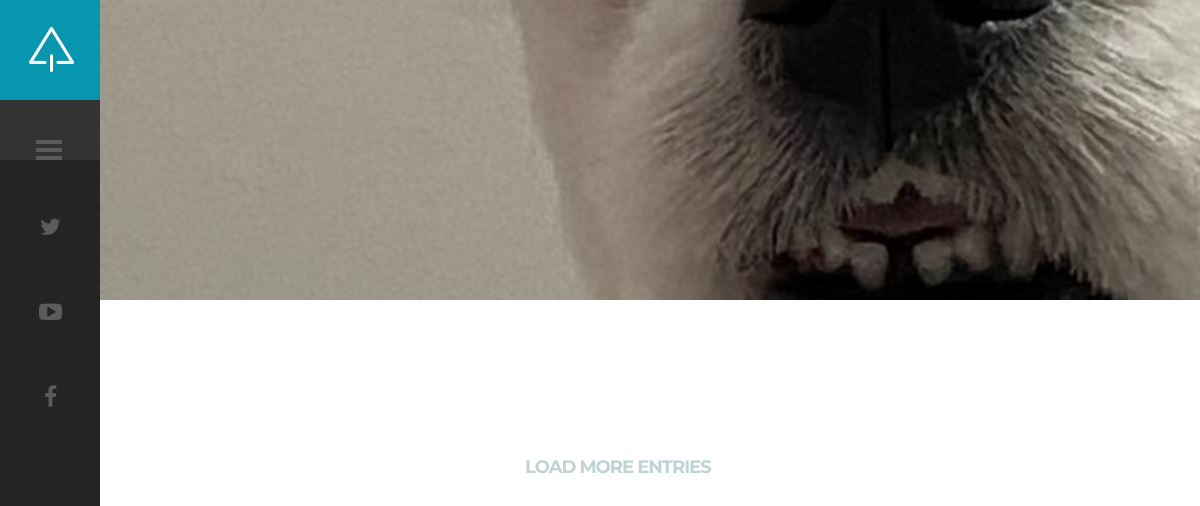
/blog/, run on an earlier commit of the app's database.
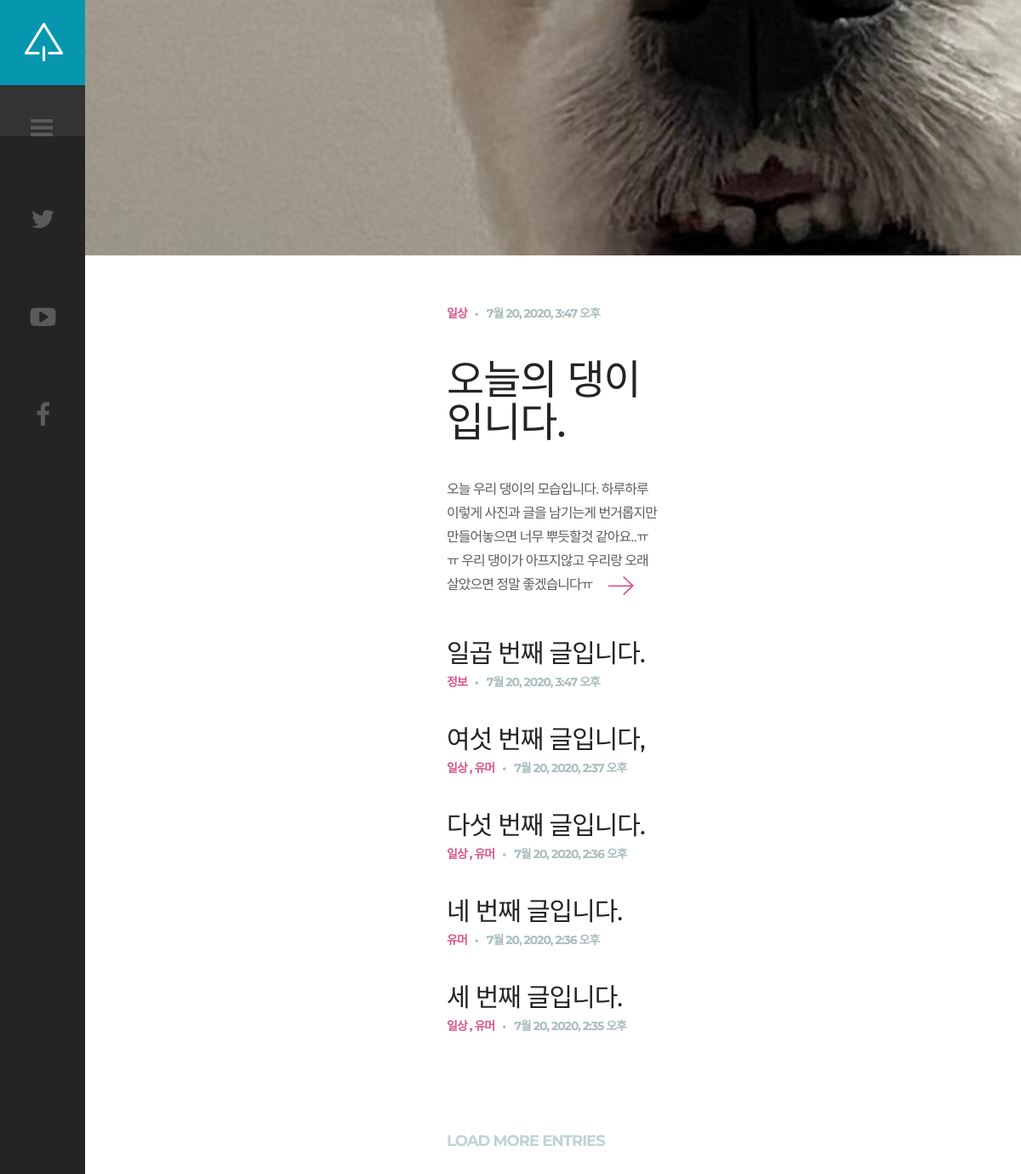
And on a later commit of the database.
### blog/models.py (models this page shows, shortened)
class Category(models.Model):
    name = models.CharField(max_length=50, help_text="블로그 글의 분류를 입력하세요.(ex:일상)")
    def __str__(self):
        return self.name

class Post(models.Model):
    title = models.CharField(max_length=200)
    title_image = models.ImageField(blank=True)
    content = models.TextField()
    createDate = models.DateTimeField(auto_now_add=True)
    updateDate = models.DateTimeField(auto_now_add=True)
    category = models.ManyToManyField(Category, help_text="글의 분류를 설정하세요.")
    def get_absolute_url(self):
        return reverse("post", args=[str(self.id)])
    def is_content_more300(self):
        return len(self.content) > 300

### blog/views.py (the view)
# urls.py: path("", views.index, name="index"),
def index(req):
    post_latest = Post.objects.order_by("-createDate")[:6]
    context= {
        "post_latest": post_latest
    }
    return render(req, "index.html", context=context)

### blog/templates/index.html (shortened to what this page needs)
{% extends "base_generic.html" %}
{% block content %}
{% load static %}
        <div id="content" class="site-content">
            <div id="blog-wrapper">
                <div class="blog-holder center-relative">
                    {% for post in post_latest %}
                        {% if forloop.first %}
                        <article id="post-1" class="blog-item-holder featured-post">
                            <div class="entry-content relative">
                                <div class="content-1170 center-relative">
                                    <div class="cat-links">
                                        <ul>
                                            <li>
                                                <a href="#">
                                                    {% for c in post.category.all %}
                                                    {{ c }}
                                                    {% endfor %}
                                                </a>
                                            </li>
                                        </ul>
                                    </div>
                                    <div class="entry-date published">{{ post.createDate }}</div>
                                    <h2 class="entry-title">
                                        <a href="{{ post.get_absolute_url }}">{{ post.title }}</a>
                                    </h2>
                                    <div class="excerpt">
                                        {% if post.is_content_more300 %}
                                            {{ post.get_content_under300 }}
                                        {% else %}
                                            {{ post.content }}
                                        {% endif %}<a class="read-more" href="{{ post.get_absolute_url }}"></a>
                                    </div>
                                </div>
                            </div>
                        </article>
                        {% else %}
                        <article id="post-{{ forloop.counter }}" class="blog-item-holder">
                            <div class="entry-content relative">
                                <div class="content-1170 center-relative">
                                    <h2 class="entry-title">
                                        <a href="{{ post.get_absolute_url }}">{{ post.title }}</a>
                                    </h2>
                                    <div class="cat-links">
                                        <ul>
                                            <li>
                                                <a href="#">
                                                    {% for c in post.category.all %}
                                                    {{ c }}
                                                    {% if not forloop.last %}
                                                        ,
                                                    {% endif %}
                                                    {% endfor %}
                                                </a>
                                            </li>
                                        </ul>
                                    </div>
                                    <div class="entry-date published">{{ post.createDate }}</div>
                                </div>
                            </div>
                        </article>
                        {% endif %}
                    {% endfor %}
                </div>
                <div class="block load-more-holder">LOAD MORE ENTRIES</div>
            </div>
            <div class="featured-image-holder">
                <div class="featured-post-image" style="background-image: url({% static 'demo-images/featured-image.jpg' %})"></div>
            </div>
        </div>
{% endblock %}

### blog/templates/base_generic.html (shortened to what this page needs)
<!DOCTYPE HTML>
<html lang="en-US">
    <head>
        {% load static %}
        <link rel="stylesheet" href="https://stackpath.bootstrapcdn.com/bootstrap/4.5.0/css/bootstrap.min.css">
        <link rel="stylesheet" type="text/css"  href='{% static "css/clear.css" %}' />
        <link rel="stylesheet" type="text/css"  href='{% static "css/common.css" %}' />
        <link rel="stylesheet" type="text/css"  href='{% static "css/font-awesome.min.css" %}' />
        <link rel="stylesheet" type="text/css"  href='{% static "css/carouFredSel.css" %}' />
        <link rel="stylesheet" type="text/css"  href='{% static "css/sm-clean.css" %}' />
        <link rel="stylesheet" type="text/css"  href='{% static "css/style.css" %}' />
    </head>
    <body class="home blog">
        <div id="sidebar" class="sidebar">
            <div class="menu-right-part">
                <div class="logo-holder">
                    <a href="{% url 'index' %}">
                        <img src="{% static 'images/logo.png' %}" alt="Suppablog WP">
                    </a>
                </div>
                <div class="toggle-holder">
                    <div id="toggle">
                        <div class="menu-line"></div>
                    </div>
                </div>
                <div class="social-holder">
                    <div class="social-list">
                        <a href="#"><i class="fa fa-twitter"></i></a>
                        <a href="#"><i class="fa fa-youtube-play"></i></a>
                        <a href="#"><i class="fa fa-facebook"></i></a>
                    </div>
                </div>
            </div>
        </div>
        {% block content %}
        {% endblock %}
    </body>
</html>

### static/css/clear.css (style rules this page uses)
html, body, div, span, object, iframe, h1, h2, h3, h4, h5, h6, p, blockquote, pre, abbr, address, cite, code, del, dfn, em, img, ins, kbd, q, samp, small, strong, sub, sup, var, b, i, ol, ul, li, fieldset, form, label, legend, table, caption, tbody, tfoot, thead, tr, th, td, article, aside, canvas, details, figcaption, figure, footer, header, hgroup, menu, nav, section, summary, time, mark, audio, video { margin:0; padding:0; border:0; outline: none; font-size:100%; vertical-align:baseline; background:transparent; }
body { line-height:1; }
article,aside,details,figcaption,figure, footer,header,hgroup,menu,nav,section { display:block; }
nav ul,ul,ol { list-style:none; }
a { margin:0; padding:0; font-size:100%; outline: none; vertical-align:baseline; background:transparent; }

### static/css/common.css (style rules this page uses)
.block { display: block; }
.center-relative { margin-left: auto; margin-right: auto; }
.relative { position: relative; }
h1,h2,h3,h4,h5,h6 { padding: 20px 0; }
h2 { font-size: 34px; line-height: 34px; }

What changed in the data, as far as the page shows it:
added Post: createDate "7월 20, 2020, 3:47 오후", title "오늘의 댕이 입니다.", content "오늘 우리 댕이의 모습입니다. 하루하루 이렇게 사진과 글을 남기는게 번거롭지만 만들어놓으면 너무 뿌듯할것 같아요..ㅠㅠ 우리 댕이가 아프지않고 우리랑 오래 살았으면 정말 좋겠습니다ㅠ"
added Category: name "일상"
added Post: title "일곱 번째 글입니다.", createDate "7월 20, 2020, 3:47 오후"
added Category: name "정보", shown under "일곱 번째 글입니다."
added Post: title "여섯 번째 글입니다,", createDate "7월 20, 2020, 2:37 오후"
added Category: name "유머"
added Post: title "다섯 번째 글입니다.", createDate "7월 20, 2020, 2:36 오후"
added Post: title "네 번째 글입니다.", createDate "7월 20, 2020, 2:36 오후"
added Post: title "세 번째 글입니다.", createDate "7월 20, 2020, 2:35 오후"
